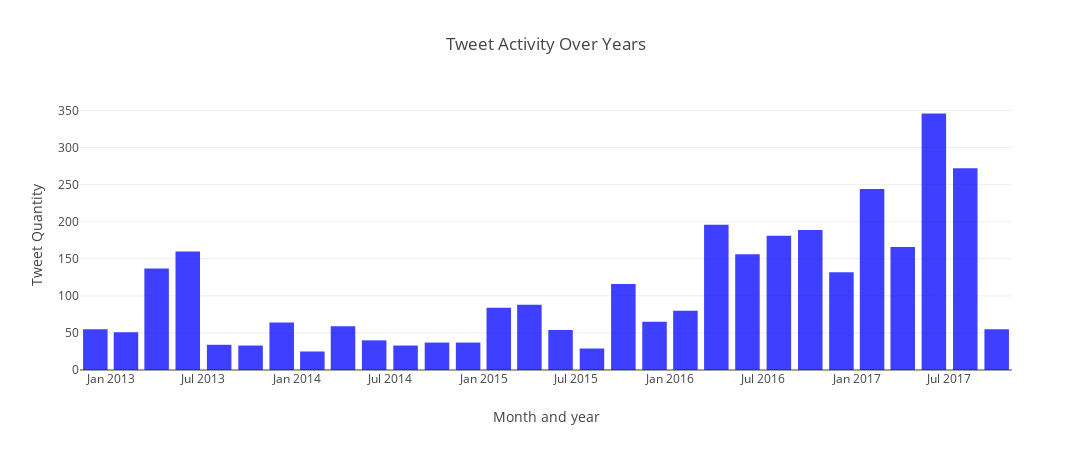

Notebook code for this chart:
### Code cell
#Running EDA on the tweets

'''import plotly.plotly as py
import plotly.graph_objs as go
'''
tweets['Time'] = pd.to_datetime(tweets['Time'], format='%y-%m-%d %H:%M:%S')
tweetsT = tweets['Time']

trace = go.Histogram(
    x=tweetsT,
    marker=dict(
        color='blue'
    ),
    opacity=0.75
)

layout = go.Layout(
    title='Tweet Activity Over Years',
    height=450,
    width=1200,
    xaxis=dict(
        title='Month and year'
    ),
    yaxis=dict(
        title='Tweet Quantity'
    ),
    bargap=0.2,
)

data = [trace]

fig = go.Figure(data=data, layout=layout)
py.offline.iplot(fig)

### Figure 1 — Plotly figure (JSON) as saved in the notebook; plotly's stock layout.template omitted (floating-point values rounded to 4 significant figures; data arrays with more than 128 entries replaced by an {"elided": "..."} marker saying what was removed)
{"data": [{"marker": {"color": "blue"}, "opacity": 0.75, "type": "histogram", "uid": "368a9653-9206-4633-99b4-aaa18a60a4a4", "x": {"elided": "3218 str values"}}], "layout": {"bargap": 0.2, "height": 450, "title": {"text": "Tweet Activity Over Years"}, "width": 1200, "xaxis": {"title": {"text": "Month and year"}}, "yaxis": {"title": {"text": "Tweet Quantity"}}}}
